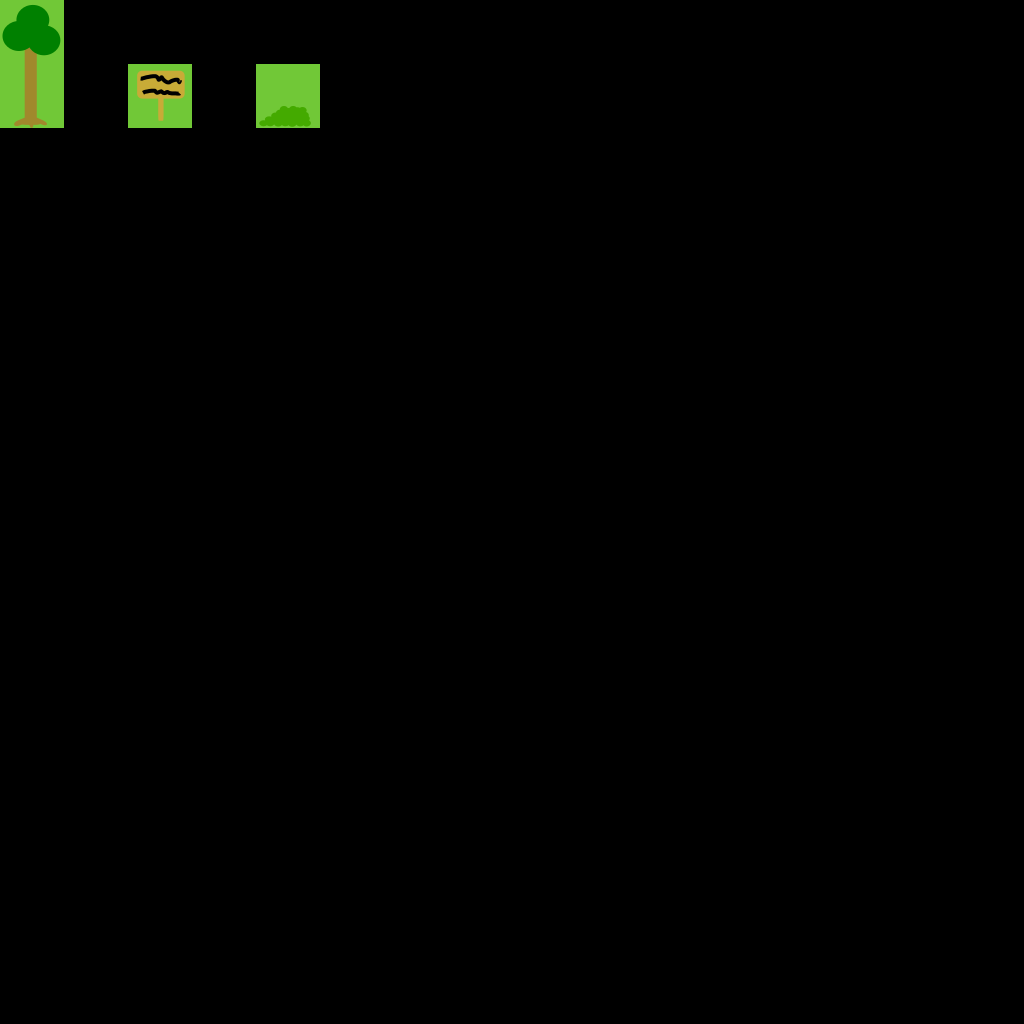

The image is a tile-based game level rendered from a .tmx file. Its description and complete source (layers, tilesets, objects, tile grids) follow:
An orthogonal 16x16 tile map with 64x64 px tiles, 2 tile layers (regions, input_foreground) and 4 objects.

<map version="1.0" orientation="orthogonal" renderorder="right-down" width="16" height="16" tilewidth="64" tileheight="64" nextobjectid="7">
 <tileset firstgid="1" name="mytiles" tilewidth="64" tileheight="64" tilecount="100" columns="10">
  <image source="../res/mytiles.png" width="640" height="640" />
 </tileset>
 <layer name="regions" width="16" height="16">
  <data encoding="csv">
82,0,0,0,0,0,0,0,0,0,0,0,0,0,0,0,
82,0,82,0,82,0,0,0,0,0,0,0,0,0,0,0,
0,0,0,0,0,0,0,0,0,0,0,0,0,0,0,0,
0,0,0,0,0,0,0,0,0,0,0,0,0,0,0,0,
0,0,0,0,0,0,0,0,0,0,0,0,0,0,0,0,
0,0,0,0,0,0,0,0,0,0,0,0,0,0,0,0,
0,0,0,0,0,0,0,0,0,0,0,0,0,0,0,0,
0,0,0,0,0,0,0,0,0,0,0,0,0,0,0,0,
0,0,0,0,0,0,0,0,0,0,0,0,0,0,0,0,
0,0,0,0,0,0,0,0,0,0,0,0,0,0,0,0,
0,0,0,0,0,0,0,0,0,0,0,0,0,0,0,0,
0,0,0,0,0,0,0,0,0,0,0,0,0,0,0,0,
0,0,0,0,0,0,0,0,0,0,0,0,0,0,0,0,
0,0,0,0,0,0,0,0,0,0,0,0,0,0,0,0,
0,0,0,0,0,0,0,0,0,0,0,0,0,0,0,0,
0,0,0,0,0,0,0,0,0,0,0,0,0,0,0,0
</data>
 </layer>
 <layer name="input_foreground" width="16" height="16">
  <data encoding="csv">
24,0,0,0,0,0,0,0,0,0,0,0,0,0,0,0,
34,0,63,0,53,0,0,0,0,0,0,0,0,0,0,0,
0,0,0,0,0,0,0,0,0,0,0,0,0,0,0,0,
0,0,0,0,0,0,0,0,0,0,0,0,0,0,0,0,
0,0,0,0,0,0,0,0,0,0,0,0,0,0,0,0,
0,0,0,0,0,0,0,0,0,0,0,0,0,0,0,0,
0,0,0,0,0,0,0,0,0,0,0,0,0,0,0,0,
0,0,0,0,0,0,0,0,0,0,0,0,0,0,0,0,
0,0,0,0,0,0,0,0,0,0,0,0,0,0,0,0,
0,0,0,0,0,0,0,0,0,0,0,0,0,0,0,0,
0,0,0,0,0,0,0,0,0,0,0,0,0,0,0,0,
0,0,0,0,0,0,0,0,0,0,0,0,0,0,0,0,
0,0,0,0,0,0,0,0,0,0,0,0,0,0,0,0,
0,0,0,0,0,0,0,0,0,0,0,0,0,0,0,0,
0,0,0,0,0,0,0,0,0,0,0,0,0,0,0,0,
0,0,0,0,0,0,0,0,0,0,0,0,0,0,0,0
</data>
 </layer>
 <objectgroup name="output_collision">
  <object id="1" x="16" y="112" width="32" height="16" />
  <object id="2" x="158" y="96" width="4" height="32" />
  <object id="4" x="136" y="96" width="48" height="2" />
  <object id="6" x="256" y="112" width="64" height="16" />
 </objectgroup>
</map>
